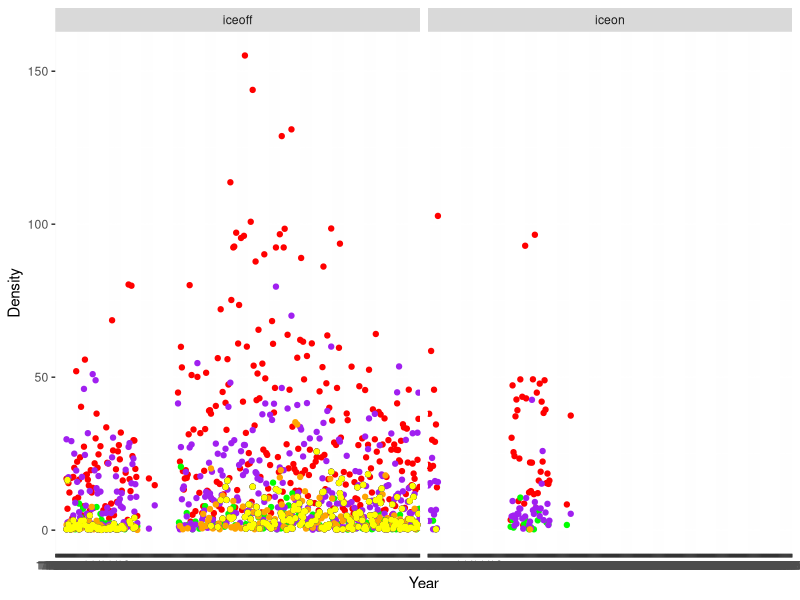

Write the R code that produced this figure. (Note: this script raises an error after producing the figure.)
library(tidyverse)
library(lubridate)
library(ggplot2)
library(cowplot)
library(readr)
#dataset <- read_csv("lter_zoopdata_all.csv", 
#                    col_types = cols(station = col_skip()))
#View(dataset)
ZooTotals <-  read_csv('TotalZoops.csv')
ZooTotals


Cope <- ZooTotals %>%
  filter(species_code == 10000)
Cope
write.csv(Cope, 'CopeZoops.csv')

Cyclop <- ZooTotals %>%
  filter(species_code == 20000)
Cyclop
write.csv(Cyclop, 'CyclopZoops.csv')

DIACYTHOM <- ZooTotals %>%
  filter(species_code == 20302)
DIACYTHOM
write.csv(DIACYTHOM, 'DIACYTHOM.csv')

CALANOID <- ZooTotals %>%
  filter(species_code == 30000)
CALANOID
write.csv(CALANOID, 'CALANOID.csv')
#not as present during ice on#

LEPTMIN <- ZooTotals %>%
  filter(species_code == 30402)
LEPTMIN
write.csv(LEPTMIN, 'LEPTMIN.csv')

SKISTOREG <- ZooTotals %>%
  filter(species_code == 30801)
SKISTOREG
write.csv(SKISTOREG, 'SKISTOREG.csv')



xy = ggplot() + 
  geom_point(data = Cope, aes(x = sample_date, y = density), color = "red") +
  geom_point(data = Cyclop, aes(x = sample_date, y = density), color = "green") +
  geom_point(data = DIACYTHOM, aes(x = sample_date, y = density), color = "purple") +
  geom_point(data = CALANOID, aes(x = sample_date, y = density), color = "orange") +
  geom_point(data = LEPTMIN, aes(x = sample_date, y = density), color = "blue") + 
  geom_point(data = LEPTMIN, aes(x = sample_date, y = density), color = "pink") + 
  geom_point(data = LEPTMIN, aes(x = sample_date, y = density), color = "black") + 
  geom_point(data = LEPTMIN, aes(x = sample_date, y = density), color = "yellow") + 
  xlab('Year') +
  ylab('Density')+
  facet_wrap('group')
  #xlim(1997,2010)
## need to legand, and conect those dots!!
print(xy)
ggsave(plot=p,filename='intimeBiovolumes.png',height = 18, width =16, units = 'in')


cope3<- geom_point(data = Cope, aes(x = sample_date, y = density))+ 
  facet_wrap('group')

cope3
  geom_line(data = NDlte_lite3_chloro, aes(x = year4frac, y = CellBioVol), color = "blue")



  lzO<- ggplot(Limnothrixatzero2, aes(x= CellBioVol, y=o2))+geom_line()+
    facet_wrap('group')+
    labs(x = "Biovolume Limnothrix",
         y = "o2")+
    theme_bw()
  lzO









 
Microcystis <- read_csv("biovolume1.csv", col_types = cols(sampledate = col_date(format = "%m/%d/%Y"))) %>%
  filter(Genus == 'Microcystis')
Microcystisatzero<- Microcystis %>%
  right_join(zeroschem02, by= c('sampledate'))
write.csv(Microcystisatzero, "Microcystisatzero.csv")
